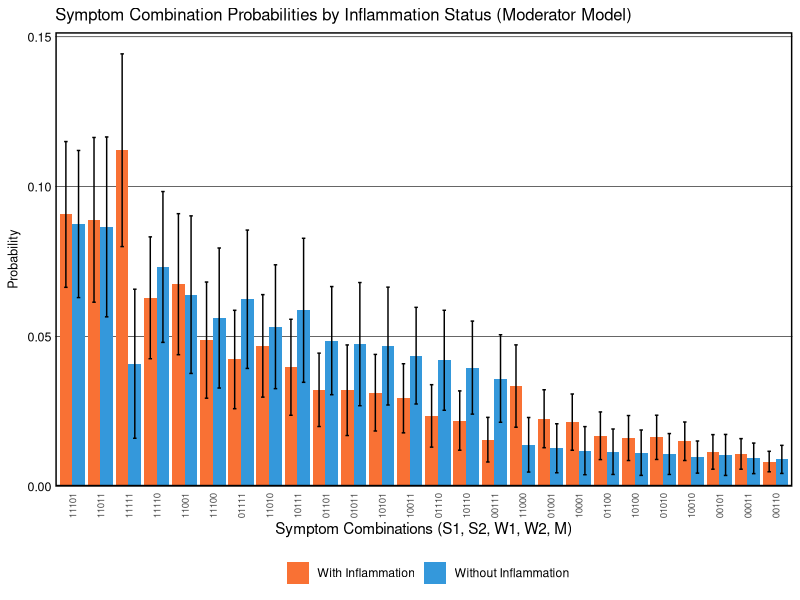

R code for this plot:
## ---- chunk 1

## ---- chunk 2
# Load required packages
library(tidyverse)
library(mvtnorm)
library(MASS)
library(flextable)
library(officer)
## ---- chunk 3
# Setting seed for reproducibility
set.seed(123)

# Combinations of binary criteria
combinations <- expand.grid(c(0,1), c(0,1), c(0,1), c(0,1), c(0,1))
## ---- chunk 4
# Function to ensure the values fall between 0 and 4
rescale <- function(x) {
  min_val <- min(x)
  max_val <- max(x)
  return((x - min_val) / (max_val - min_val) * 4)
}
## ---- chunk 5
generate_correlated_binary <- function(n, p1, p2, cor) {
  means <- c(0, 0)
  sigma <- matrix(c(1, cor, cor, 1), 2, 2)
  bvn <- mvrnorm(n, mu = means, Sigma = sigma)
  
  threshold_L <- qnorm(1 - p1)
  threshold_I <- qnorm(1 - p2)
  
  L <- ifelse(bvn[,1] > threshold_L, 1, 0)
  I <- ifelse(bvn[,2] > threshold_I, 1, 0)
  
  return(data.frame(L = L, I = I))
}
## ---- chunk 6
# Function to calculate Shannon index
# Input: vector of probabilities
# Output: Shannon index (using natural logarithm)
calculate_shannon <- function(probabilities) {
  # Only use probabilities > 0 (since log(0) is undefined)
  p <- probabilities[probabilities > 0]
  # Normalize to ensure probabilities sum to 1
  p <- p / sum(p)
  # Calculate Shannon index: H = -sum(p * ln(p))
  H <- -sum(p * log(p))
  return(H)
}
## ---- chunk 7
# Number of individuals and simulations
n <- 10000
n_sims <- 100

# Matrices to accumulate the results of each simulation
results_WITH_inflammation <- matrix(0, ncol = 2^5, nrow = n_sims)
results_WITHOUT_inflammation <- matrix(0, ncol = 2^5, nrow = n_sims)

# Vectors to track sample sizes
n_WITH_inflammation <- numeric(n_sims)
n_WITHOUT_inflammation <- numeric(n_sims)

# Vectors to track symptom severity means
severity_WITH_inflammation <- numeric(n_sims)
severity_WITHOUT_inflammation <- numeric(n_sims)

# Vectors to track Shannon indices for heterogeneity analysis
shannon_WITH_inflammation <- numeric(n_sims)
shannon_WITHOUT_inflammation <- numeric(n_sims)
## ---- chunk 8
for(sim in 1:n_sims) {
  # Generate correlated binary latent variables L (PTSD) and I (Inflammation)
  latent_vars <- generate_correlated_binary(n, p1 = 0.8, p2 = 0.5, cor = 0.6)
  L <- latent_vars$L
  I <- latent_vars$I
  
  # Define model parameters
  # Baseline effects (Î»â‚€): effect of L when I = 0
  lambda_S1 <- 0.91  # Strong indicator
  lambda_S2 <- 0.91  # Strong indicator
  lambda_M  <- 0.90  # Medium indicator
  lambda_W1 <- 0.60  # Weak indicator
  lambda_W2 <- 0.60  # Weak indicator
  
  # Moderation effects (Î³): additional effect when I = 1
  gamma_S1 <- 0.2275  # 25% amplification
  gamma_S2 <- 0.2275  # 25% amplification
  gamma_M  <- 0.1800  # 20% amplification
  gamma_W1 <- 0.0900  # 15% amplification
  gamma_W2 <- 0.0900  # 15% amplification
  
  # Standard deviations
  sd_strong <- 0.7
  sd_medium <- 1.0
  sd_weak   <- 1.2
  
  # MODERATOR MODEL: Symptom_i = (Î»â‚€ + Î³ Ã— I) Ã— L + Îµ
  # Inflammation only affects symptoms through moderation of L's effect
  # When L = 0, inflammation has NO effect on symptoms
  
  # Strong indicators
  S1 <- rescale((lambda_S1 + gamma_S1 * I) * L + rnorm(n, mean = 2, sd = sd_strong))
  S2 <- rescale((lambda_S2 + gamma_S2 * I) * L + rnorm(n, mean = 2, sd = sd_strong))
  
  # Medium indicator
  M  <- rescale((lambda_M + gamma_M * I) * L + rnorm(n, mean = 2, sd = sd_medium))
  
  # Weak indicators
  W1 <- rescale((lambda_W1 + gamma_W1 * I) * L + rnorm(n, mean = 2, sd = sd_weak))
  W2 <- rescale((lambda_W2 + gamma_W2 * I) * L + rnorm(n, mean = 2, sd = sd_weak))
  
  # Combine into a data frame
  data <- data.frame(L, I, S1, S2, W1, W2, M)
  
  # Creating binary variables for all indicators
  data <- data %>%
    mutate(
      S1_positive = S1 >= 2,
      S2_positive = S2 >= 2,
      W1_positive = W1 >= 2,
      W2_positive = W2 >= 2,
      M_positive = M >= 2
    )
  
  # Calculate a new column that counts how many criteria are met for each individual
  data <- data %>%
    mutate(criteria_met = S1_positive + S2_positive + 
                          W1_positive + W2_positive + 
                          M_positive)
  
  # Filter the dataset to keep only those individuals that meet at least 2 criteria
  filtered_data <- data %>%
    filter(criteria_met >= 2)
  
# Calculate symptom severity (sum of all 5 symptom ratings)
filtered_data <- filtered_data %>%
  mutate(severity = S1 + S2 + M + W1 + W2)

# Split into inflammation groups
filtered_WITH_I <- filtered_data %>% filter(I == 1)
filtered_WITHOUT_I <- filtered_data %>% filter(I == 0)

# === Severity-based sampling for equal groups ===
# Calculate mean and SD of severity in inflammation group
mean_severity_WITH <- mean(filtered_WITH_I$severity)
sd_severity_WITH <- sd(filtered_WITH_I$severity)

# Define selection range: mean Â± 0.5 SD
lower_bound <- mean_severity_WITH - 0.5 * sd_severity_WITH
upper_bound <- mean_severity_WITH + 0.5 * sd_severity_WITH

# Select non-inflammation individuals within this severity range
filtered_WITHOUT_I_eligible <- filtered_WITHOUT_I %>%
  filter(severity >= lower_bound & severity <= upper_bound)

# Determine sample size (minimum of both groups)
n_sample <- min(nrow(filtered_WITH_I), nrow(filtered_WITHOUT_I_eligible))

# Random sample from both groups to get equal sizes
if(n_sample > 5) {
  filtered_WITH_I <- filtered_WITH_I %>% sample_n(n_sample)
  filtered_WITHOUT_I <- filtered_WITHOUT_I_eligible %>% sample_n(n_sample)
}

# Track sample sizes
n_WITH_inflammation[sim] <- nrow(filtered_WITH_I)
n_WITHOUT_inflammation[sim] <- nrow(filtered_WITHOUT_I)

# Track severity means (to verify matching worked)
severity_WITH_inflammation[sim] <- mean(filtered_WITH_I$severity)
severity_WITHOUT_inflammation[sim] <- mean(filtered_WITHOUT_I$severity)
  
  # === Calculate for WITH inflammation group ===
  if(nrow(filtered_WITH_I) > 5) {  # Need sufficient data for covariance
    cov_matrix_WITH <- cov(filtered_WITH_I[, c("S1", "S2", "W1", "W2", "M")])
    means_WITH <- colMeans(filtered_WITH_I[, c("S1", "S2", "W1", "W2", "M")])
    
    for(i in 1:nrow(combinations)){
      lower <- as.numeric(ifelse(combinations[i,] == 1, 2, -Inf))
      upper <- as.numeric(ifelse(combinations[i,] == 1, Inf, 2))
      results_WITH_inflammation[sim, i] <- pmvnorm(lower = lower, 
                                                   upper = upper, 
                                                   mean = means_WITH, 
                                                   sigma = cov_matrix_WITH)
    }
  }
  
  # === Calculate for WITHOUT inflammation group ===
  if(nrow(filtered_WITHOUT_I) > 5) {  # Need sufficient data for covariance
    cov_matrix_WITHOUT <- cov(filtered_WITHOUT_I[, c("S1", "S2", "W1", "W2", "M")])
    means_WITHOUT <- colMeans(filtered_WITHOUT_I[, c("S1", "S2", "W1", "W2", "M")])
    
    for(i in 1:nrow(combinations)){
      lower <- as.numeric(ifelse(combinations[i,] == 1, 2, -Inf))
      upper <- as.numeric(ifelse(combinations[i,] == 1, Inf, 2))
      results_WITHOUT_inflammation[sim, i] <- pmvnorm(lower = lower, 
                                                      upper = upper, 
                                                      mean = means_WITHOUT, 
                                                      sigma = cov_matrix_WITHOUT)
    }
  }

  # === Calculate Shannon indices based on observed counts ===
  # Create combination strings for each individual
  filtered_WITH_I <- filtered_WITH_I %>%
    mutate(combination = paste0(as.integer(S1_positive), 
                                as.integer(S2_positive), 
                                as.integer(W1_positive), 
                                as.integer(W2_positive), 
                                as.integer(M_positive)))

  filtered_WITHOUT_I <- filtered_WITHOUT_I %>%
    mutate(combination = paste0(as.integer(S1_positive), 
                                as.integer(S2_positive), 
                                as.integer(W1_positive), 
                                as.integer(W2_positive), 
                                as.integer(M_positive)))

  # Count combinations and calculate proportions for WITH inflammation group
  counts_WITH <- filtered_WITH_I %>%
    count(combination) %>%
    mutate(proportion = n / sum(n))

  # Count combinations and calculate proportions for WITHOUT inflammation group
  counts_WITHOUT <- filtered_WITHOUT_I %>%
    count(combination) %>%
    mutate(proportion = n / sum(n))

  # Calculate Shannon index for WITH inflammation group
  if(nrow(counts_WITH) > 0) {
    shannon_WITH_inflammation[sim] <- calculate_shannon(counts_WITH$proportion)
  }

  # Calculate Shannon index for WITHOUT inflammation group
  if(nrow(counts_WITHOUT) > 0) {
    shannon_WITHOUT_inflammation[sim] <- calculate_shannon(counts_WITHOUT$proportion)
  }
}
## ---- chunk 9
# === Process results for WITH inflammation group ===
derived_probs_WITH <- data.frame(
  Combination = paste(combinations[,1], 
                      combinations[,2], 
                      combinations[,3], 
                      combinations[,4], 
                      combinations[,5], sep=""),
  Mean_Probability = apply(results_WITH_inflammation, 2, mean),
  SD_Probability = apply(results_WITH_inflammation, 2, sd),
  Group = "With Inflammation")

# === Process results for WITHOUT inflammation group ===
derived_probs_WITHOUT <- data.frame(
  Combination = paste(combinations[,1], 
                      combinations[,2], 
                      combinations[,3], 
                      combinations[,4], 
                      combinations[,5], sep=""),
  Mean_Probability = apply(results_WITHOUT_inflammation, 2, mean),
  SD_Probability = apply(results_WITHOUT_inflammation, 2, sd),
  Group = "Without Inflammation")

# Combine both groups
derived_probs_combined <- rbind(derived_probs_WITH, derived_probs_WITHOUT)

# Determine which combinations meet 2 out of 5 criteria
derived_probs_combined$MeetsCriteria <- ifelse(rowSums(combinations) >= 2, TRUE, FALSE)

# Filter to only include combinations that meet the criteria
filtered_probs_combined <- derived_probs_combined %>% 
  filter(MeetsCriteria) %>%
  arrange(Group, desc(Mean_Probability))

# Add abbreviations for x-axis
# We'll rank combinations by their average probability across both groups
avg_probs <- derived_probs_combined %>%
  filter(MeetsCriteria) %>%
  group_by(Combination) %>%
  summarise(Avg = mean(Mean_Probability)) %>%
  arrange(desc(Avg))

filtered_probs_combined$Rank <- match(filtered_probs_combined$Combination, avg_probs$Combination)

# Report average sample sizes
cat("Average sample sizes across simulations:\n")
cat("With Inflammation:", round(mean(n_WITH_inflammation), 1), "\n")
cat("Without Inflammation:", round(mean(n_WITHOUT_inflammation), 1), "\n")

# Report average symptom severity (to verify groups are matched)
cat("\nAverage symptom severity across simulations:\n")
cat("With Inflammation:", round(mean(severity_WITH_inflammation), 2), "\n")
cat("Without Inflammation:", round(mean(severity_WITHOUT_inflammation), 2), "\n")

# === Report Shannon Index Results ===
cat("\n=== HETEROGENEITY ANALYSIS (Shannon Index) ===\n")
cat("Shannon Index (With Inflammation):    ", 
    round(mean(shannon_WITH_inflammation), 3), " ± ", 
    round(sd(shannon_WITH_inflammation), 3), "\n", sep="")
cat("Shannon Index (Without Inflammation): ", 
    round(mean(shannon_WITHOUT_inflammation), 3), " ± ", 
    round(sd(shannon_WITHOUT_inflammation), 3), "\n", sep="")
cat("\nDifference (With - Without): ", 
    round(mean(shannon_WITH_inflammation) - mean(shannon_WITHOUT_inflammation), 3), "\n", sep="")
cat("95% CI of difference: [", 
    round(mean(shannon_WITH_inflammation - shannon_WITHOUT_inflammation) - 
          1.96 * sd(shannon_WITH_inflammation - shannon_WITHOUT_inflammation) / sqrt(n_sims), 3), 
    ", ", 
    round(mean(shannon_WITH_inflammation - shannon_WITHOUT_inflammation) + 
          1.96 * sd(shannon_WITH_inflammation - shannon_WITHOUT_inflammation) / sqrt(n_sims), 3), 
    "]\n", sep="")

# Interpretation
cat("\nInterpretation: ")
if(mean(shannon_WITH_inflammation) > mean(shannon_WITHOUT_inflammation)) {
  cat("Higher heterogeneity in the inflammation group (one-to-many mapping).\n")
} else if(mean(shannon_WITH_inflammation) < mean(shannon_WITHOUT_inflammation)) {
  cat("Lower heterogeneity in the inflammation group (one-to-one mapping).\n")
} else {
  cat("No difference in heterogeneity between groups.\n")
}
## ---- chunk 10
# Add MeetsCriteria column to individual dataframes
derived_probs_WITH$MeetsCriteria <- ifelse(rowSums(combinations) >= 2, TRUE, FALSE)
derived_probs_WITHOUT$MeetsCriteria <- ifelse(rowSums(combinations) >= 2, TRUE, FALSE)

# Show ALL results for WITH inflammation
cat("\n=== WITH INFLAMMATION (all combinations meeting criteria) ===\n")
print(derived_probs_WITH %>% 
        filter(MeetsCriteria) %>% 
        arrange(desc(Mean_Probability)))

# Show ALL results for WITHOUT inflammation
cat("\n=== WITHOUT INFLAMMATION (all combinations meeting criteria) ===\n")
print(derived_probs_WITHOUT %>% 
        filter(MeetsCriteria) %>% 
        arrange(desc(Mean_Probability)))
## ---- chunk 11
# Define the theme for the figure
Theme_Figure_1a <- 
  theme(
    plot.title = element_text(size=12),
    axis.title.y = element_text(size=9, 
                                margin = margin(t = 0, r = 0, b = 0, l = 0)),
    axis.text.x = element_text(size = 7, angle = 90, hjust = 1, vjust = 0.5),
    axis.text.y = element_text(size=9, 
                               color = "black", 
                               margin = margin(t = 0, r = 0, b = 0, l = 5)),
    axis.ticks = element_blank(),
    panel.grid.major.x = element_blank(), 
    panel.grid.major.y = element_line(size=.2, 
                                      color="black"), 
    panel.grid.minor.y = element_blank(), 
    panel.border = element_rect(colour = "black", 
                                fill=NA, 
                                size=1),
    panel.background = element_rect(fill = "white"),
    legend.position = "bottom")

# Plot with two colors
ggplot(filtered_probs_combined, aes(x = reorder(Combination, -Mean_Probability), 
                                     y = Mean_Probability,
                                     fill = Group)) +
  geom_bar(stat = "identity", position = position_dodge(width = 0.9)) +
  geom_errorbar(aes(ymin = Mean_Probability - SD_Probability, 
                    ymax = Mean_Probability + SD_Probability), 
                position = position_dodge(width = 0.9),
                width = 0.25) +
  scale_fill_manual(values = c("With Inflammation" = "#F97134", 
                                "Without Inflammation" = "#3498db")) +
  scale_y_continuous(expand = expansion(mult = c(0, 0.05))) +
  labs(title = "Symptom Combination Probabilities by Inflammation Status (Moderator Model)", 
       x = "Symptom Combinations (S1, S2, W1, W2, M)", 
       y = "Probability",
       fill = "") + 
  Theme_Figure_1a
